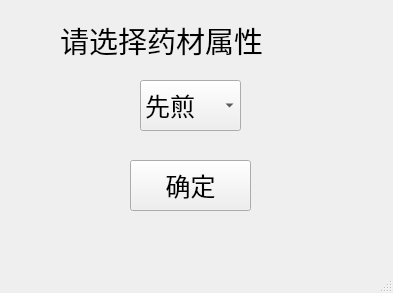
<?xml version="1.0" encoding="UTF-8"?>
<ui version="4.0">
 <class>Property</class>
 <widget class="QMainWindow" name="Property">
  <property name="geometry">
   <rect>
    <x>0</x>
    <y>0</y>
    <width>393</width>
    <height>293</height>
   </rect>
  </property>
  <property name="windowTitle">
   <string>属性</string>
  </property>
  <widget class="QWidget" name="centralwidget">
   <widget class="QLabel" name="label">
    <property name="geometry">
     <rect>
      <x>60</x>
      <y>0</y>
      <width>261</width>
      <height>81</height>
     </rect>
    </property>
    <property name="font">
     <font>
      <family>宋体</family>
      <pointsize>22</pointsize>
     </font>
    </property>
    <property name="text">
     <string>请选择药材属性</string>
    </property>
   </widget>
   <widget class="QComboBox" name="comboBox">
    <property name="geometry">
     <rect>
      <x>140</x>
      <y>80</y>
      <width>101</width>
      <height>51</height>
     </rect>
    </property>
    <property name="font">
     <font>
      <pointsize>19</pointsize>
     </font>
    </property>
    <item>
     <property name="text">
      <string>先煎</string>
     </property>
    </item>
    <item>
     <property name="text">
      <string>后下</string>
     </property>
    </item>
    <item>
     <property name="text">
      <string>包煎</string>
     </property>
    </item>
    <item>
     <property name="text">
      <string>冲服</string>
     </property>
    </item>
    <item>
     <property name="text">
      <string>烊化</string>
     </property>
    </item>
   </widget>
   <widget class="QPushButton" name="pushButton">
    <property name="geometry">
     <rect>
      <x>130</x>
      <y>160</y>
      <width>121</width>
      <height>51</height>
     </rect>
    </property>
    <property name="font">
     <font>
      <pointsize>19</pointsize>
     </font>
    </property>
    <property name="text">
     <string>确定</string>
    </property>
   </widget>
  </widget>
  <widget class="QMenuBar" name="menubar">
   <property name="geometry">
    <rect>
     <x>0</x>
     <y>0</y>
     <width>393</width>
     <height>25</height>
    </rect>
   </property>
  </widget>
  <widget class="QStatusBar" name="statusbar"/>
 </widget>
 <resources/>
 <connections/>
</ui>
